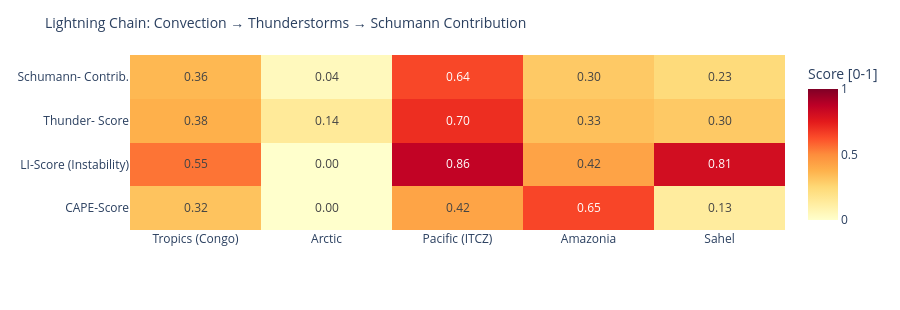

Source (notebook cell):
### Code cell
# ============================================================
# LIGHTNING CHAIN: Convection → Thunderstorms → Schumann
# Shows the causal chain per measurement point as heatmap
# ============================================================

def cape_score(v):
    """CAPE → normalized score [0,1]"""
    if v is None or pd.isna(v): return 0.0
    return min(1.0, float(v) / 3000)

def li_score(v):
    """Lifted Index: negative = unstable → score [0,1]"""
    if v is None or pd.isna(v): return 0.3
    return min(1.0, max(0.0, (-float(v) + 6) / 12))

def cloud_score(v):
    if v is None or pd.isna(v): return 0.3
    return float(v) / 100

def thunder_score(row):
    """Kombinierter Gewitterwahrscheinlichkeits-Score
    CAPE + LI + Bedeckung + WMO-Gewitter + konvektiver Niederschlag (showers)
    Hinweis: X-Ray und Kp sind kein Bestandteil – nur geomagn./solarer Kontext.
    """
    cs = cape_score(row.get('cape'))
    ls = li_score(row.get('li'))
    cl = cloud_score(row.get('cloud'))
    t  = 1.0 if row.get('thunderstorm') else 0.0
    # Convective precipitation (showers) as additional indicator
    sh = min(1.0, (row.get('showers') or 0) / 5.0)
    return round(cs * 0.30 + ls * 0.25 + cl * 0.15 + t * 0.20 + sh * 0.10, 3)

def schumann_contribution(t_score, lat):
    """Schumann contribution: higher in tropics (±30°), scaled by thunderstorm score"""
    lat_weight = max(0.3, 1.0 - abs(lat) / 60)
    return round(t_score * lat_weight, 3)

df_atm['cape_score']   = df_atm.apply(lambda r: cape_score(r['cape']), axis=1)
df_atm['li_score']     = df_atm.apply(lambda r: li_score(r['li']),    axis=1)
df_atm['thunder_score']= df_atm.apply(lambda r: thunder_score(r.to_dict()), axis=1)
df_atm['schumann_contribution'] = df_atm.apply(
    lambda r: schumann_contribution(r['thunder_score'], r['lat']), axis=1)

metrics = ['cape_score', 'li_score', 'thunder_score', 'schumann_contribution']
labels  = ['CAPE-Score', 'LI-Score\n(Instability)', 'Thunder-\nScore', 'Schumann-\nContrib.']
z_data  = [df_atm[m].tolist() for m in metrics]

fig = go.Figure(go.Heatmap(
    z=z_data,
    x=df_atm['point'].tolist(),
    y=labels,
    colorscale='YlOrRd',
    zmin=0, zmax=1,
    text=[[f'{v:.2f}' for v in row] for row in z_data],
    texttemplate='%{text}', textfont=dict(size=12),
    colorbar=dict(title='Score [0-1]')
))
fig.update_layout(
    title=dict(text='Lightning Chain: Convection → Thunderstorms → Schumann Contribution', font=dict(size=14)),
    height=310,
    plot_bgcolor='rgba(0,0,0,0)', paper_bgcolor='rgba(0,0,0,0)',
    margin=dict(l=130, r=80, t=55, b=80)
)
fig.show()

### Figure 1 — Plotly figure (JSON) as saved in the notebook; plotly's stock layout.template omitted (floating-point values rounded to 4 significant figures)
{"data": [{"colorbar": {"title": {"text": "Score [0-1]"}}, "colorscale": [[0.0, "rgb(255,255,204)"], [0.125, "rgb(255,237,160)"], [0.25, "rgb(254,217,118)"], [0.375, "rgb(254,178,76)"], [0.5, "rgb(253,141,60)"], [0.625, "rgb(252,78,42)"], [0.75, "rgb(227,26,28)"], [0.875, "rgb(189,0,38)"], [1.0, "rgb(128,0,38)"]], "text": [["0.32", "0.00", "0.42", "0.65", "0.13"], ["0.55", "0.00", "0.86", "0.42", "0.81"], ["0.38", "0.14", "0.70", "0.33", "0.30"], ["0.36", "0.04", "0.64", "0.30", "0.23"]], "textfont": {"size": 12}, "texttemplate": "%{text}", "type": "heatmap", "x": ["Tropics (Congo)", "Arctic", "Pacific (ITCZ)", "Amazonia", "Sahel"], "y": ["CAPE-Score", "LI-Score\n(Instability)", "Thunder-\nScore", "Schumann-\nContrib."], "z": [[0.32, 0.0, 0.4233, 0.6467, 0.13], [0.55, 0.0, 0.8583, 0.425, 0.8083], [0.383, 0.145, 0.702, 0.33, 0.3], [0.357, 0.043, 0.643, 0.302, 0.235]], "zmax": 1, "zmin": 0}], "layout": {"height": 310, "margin": {"b": 80, "l": 130, "r": 80, "t": 55}, "paper_bgcolor": "rgba(0,0,0,0)", "plot_bgcolor": "rgba(0,0,0,0)", "title": {"font": {"size": 14}, "text": "Lightning Chain: Convection → Thunderstorms → Schumann Contribution"}}}
